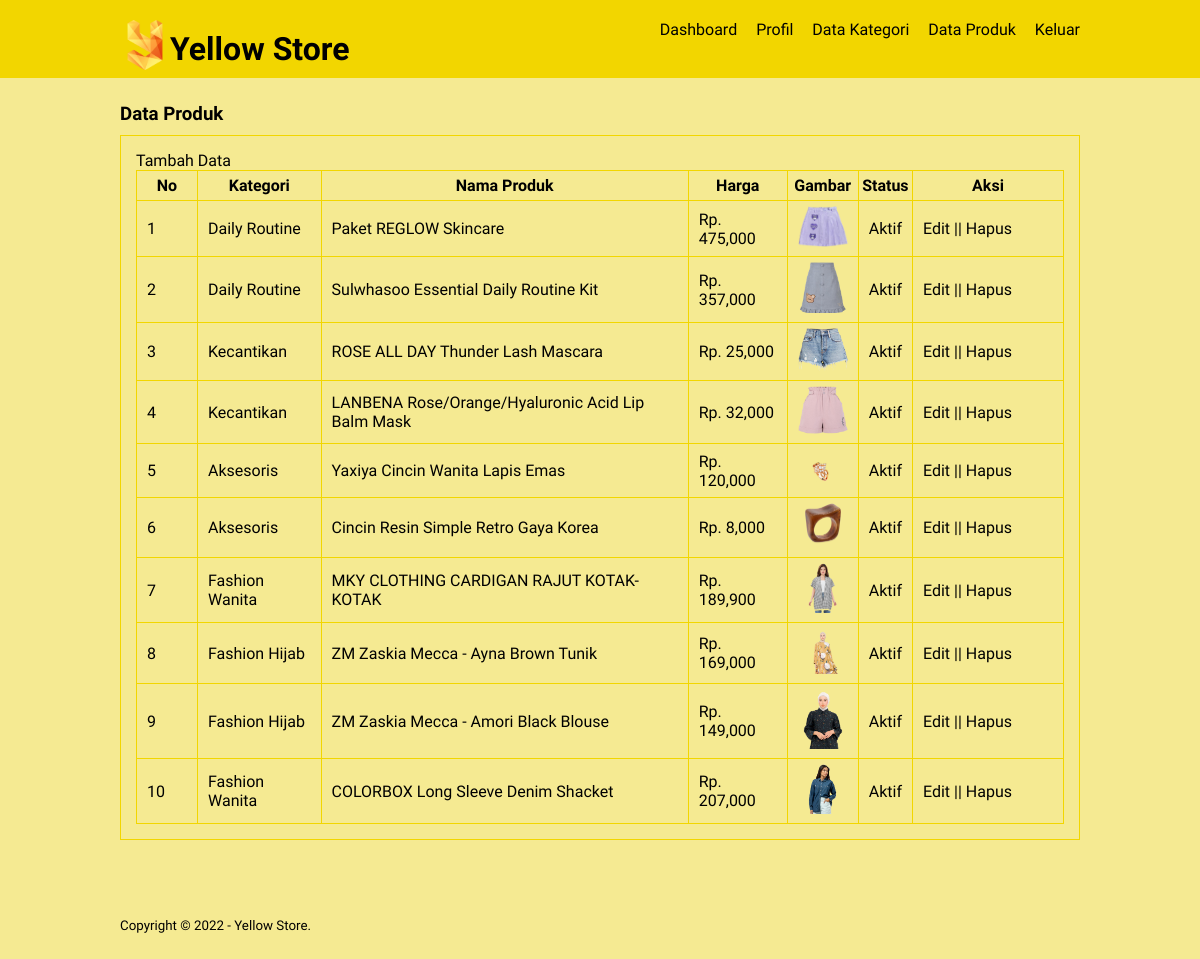
/data-produk.php (signed in), run on an earlier commit of the app's database.
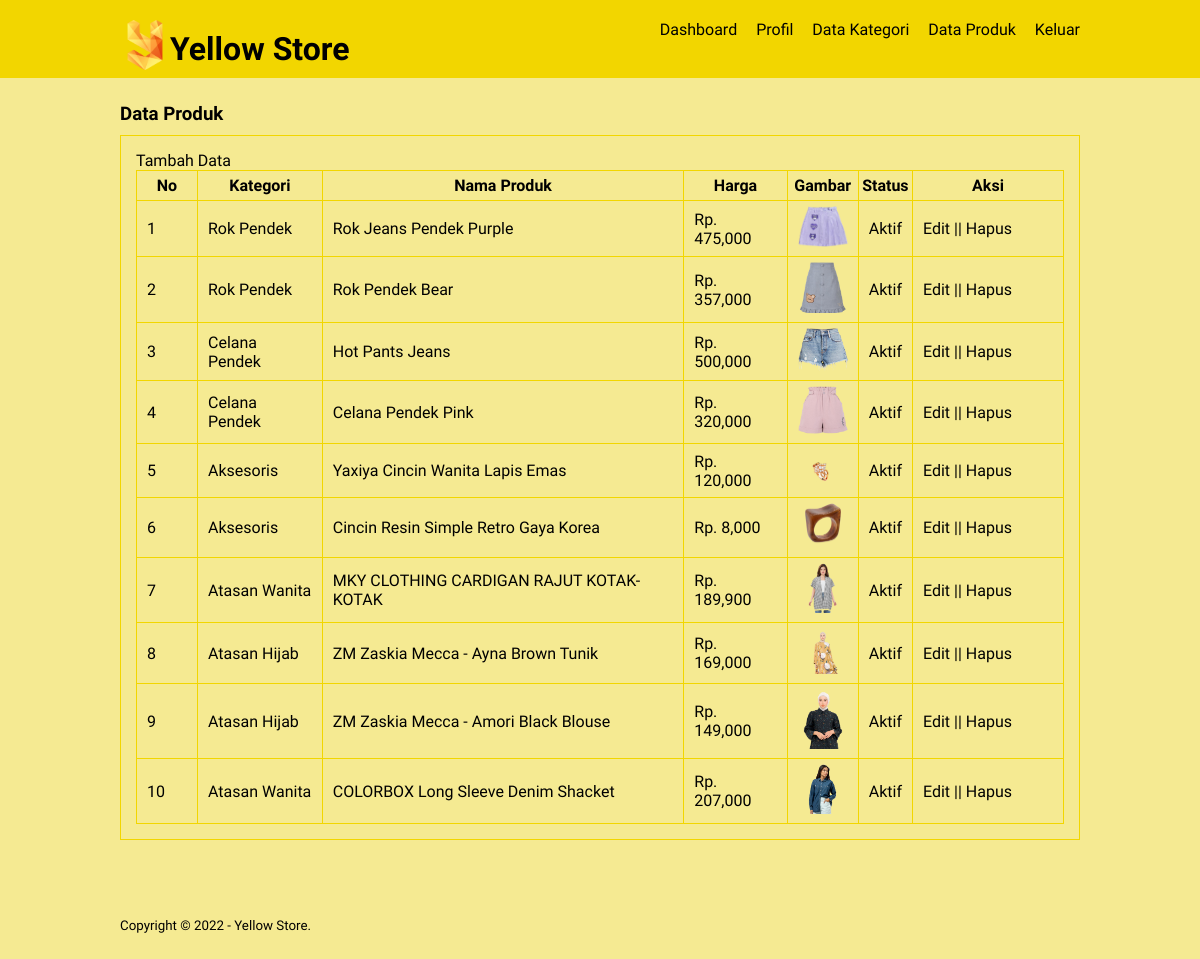
And on a later commit of the database.
### tables this page shows
CREATE TABLE `tb_product` (
  `product_id` int(11) NOT NULL,
  `category_id` int(11) NOT NULL,
  `product_name` varchar(100) NOT NULL,
  `product_price` int(11) NOT NULL,
  `product_description` text NOT NULL,
  `product_image` varchar(100) NOT NULL,
  `product_status` tinyint(1) NOT NULL,
  `data_created` timestamp NOT NULL DEFAULT current_timestamp()
);

CREATE TABLE `tb_category` (
  `category_id` int(11) NOT NULL,
  `category_name` varchar(25) NOT NULL
);

### data-produk.php (the view, shortened to what this page needs)
<?php
	include 'db.php';
?>
<!DOCTYPE html>
<html>
<head>
	<link rel="stylesheet" type="text/css" href="css/style.css">
</head>
<body>
	<header>
		<div class="container">
			<h1><a href="dashboard.php"><img src="./img/logo.png" alt="">Yellow Store</a></h1>
			<ul>
				<li><a href="dashboard.php">Dashboard</a></li>
				<li><a href="profil.php">Profil</a></li>
				<li><a href="data-kategori.php">Data Kategori</a></li>
				<li><a href="data-produk.php">Data Produk</a></li>
				<li><a href="keluar.php">Keluar</a></li>
			</ul>
		</div>
	</header>
	<div class="section">
		<div class="container">
			<h3>Data Produk</h3>
			<div class="box">
				<p><a href="tambah-produk.php">Tambah Data</a></p>
				<table border="1" cellspacing="0" class="table">
					<thead>
						<tr>
							<th width="60px">No</th>
							<th>Kategori</th>
							<th>Nama Produk</th>
							<th>Harga</th>
							<th>Gambar</th>
							<th>Status</th>
							<th width="150px">Aksi</th>
						</tr>
					</thead>
					<tbody>
						<?php
							$no = 1;
							$produk = mysqli_query($conn, "SELECT * FROM tb_product LEFT JOIN tb_category USING (category_id) ORDER BY product_id DESC");
							if(mysqli_num_rows($produk) > 0){
							while($row = mysqli_fetch_array($produk)){
						?>
						<tr>
							<td><?php echo $no++ ?></td>
							<td><?php echo $row['category_name'] ?></td>
							<td><?php echo $row['product_name'] ?></td>
							<td>Rp. <?php echo number_format($row['product_price']) ?></td>
							<td><a href="produk/<?php echo $row['product_image'] ?>" target="_blank"> <img src="produk/<?php echo $row['product_image'] ?>" width="50px"> </a></td>
							<td><?php echo ($row['product_status'] == 0)? 'Tidak Aktif':'Aktif'; ?></td>
							<td>
								<a href="edit-produk.php?id=<?php echo $row['product_id'] ?>">Edit</a> || <a href="proses-hapus.php?idp=<?php echo $row['product_id'] ?>" onclick="return confirm('Yakin ingin hapus ?')">Hapus</a>
							</td>
						</tr>
						<?php }}else{ ?>
							<tr>
								<td colspan="7">Tidak ada data</td>
							</tr>
						<?php } ?>
					</tbody>
				</table>
			</div>
		</div>
	</div>
	<footer>
		<div class="container">
			<small>Copyright &copy; 2022 - Yellow Store.</small>
		</div>
	</footer>
</body>
</html>

What changed in the data, as far as the page shows it:
changed tb_product: category.category_name "Daily Routine" → "Rok Pendek"; product_name "Paket REGLOW Skincare" → "Rok Jeans Pendek Purple"
changed tb_product: category.category_name "Daily Routine" → "Rok Pendek"; product_name "Sulwhasoo Essential Daily Routine Kit" → "Rok Pendek Bear"
changed tb_product: category.category_name "Kecantikan" → "Celana Pendek"; product_name "ROSE ALL DAY Thunder Lash Mascara" → "Hot Pants Jeans"; product_price "25,000" → "500,000"
changed tb_product: category.category_name "Kecantikan" → "Celana Pendek"; product_name "LANBENA Rose/Orange/Hyaluronic Acid Lip Balm Mask" → "Celana Pendek Pink"; product_price "32,000" → "320,000"
changed through a linked row, tb_product "MKY CLOTHING CARDIGAN RAJUT KOTAK-KOTAK": category.category_name "Fashion Wanita" → "Atasan Wanita"
changed through a linked row, tb_product "ZM Zaskia Mecca - Ayna Brown Tunik": category.category_name "Fashion Hijab" → "Atasan Hijab"
changed through a linked row, tb_product "ZM Zaskia Mecca - Amori Black Blouse": category.category_name "Fashion Hijab" → "Atasan Hijab"
changed through a linked row, tb_product "COLORBOX Long Sleeve Denim Shacket": category.category_name "Fashion Wanita" → "Atasan Wanita"
